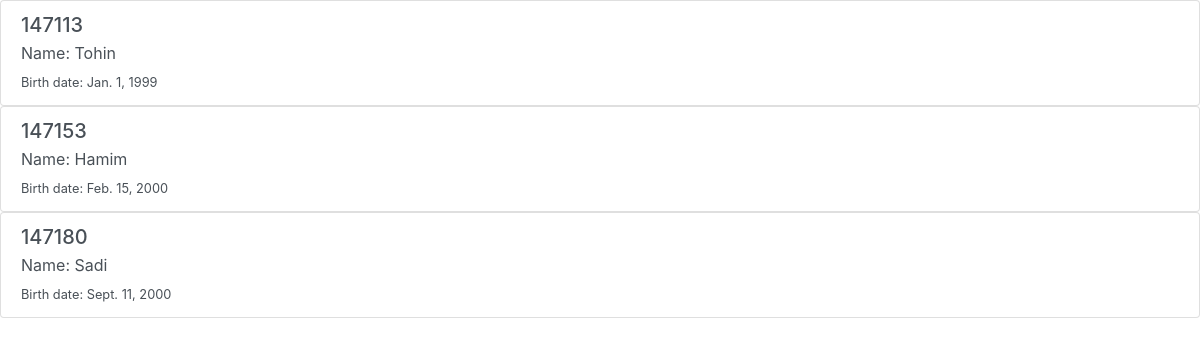
The page /all-student (signed in) on the database as committed earlier.
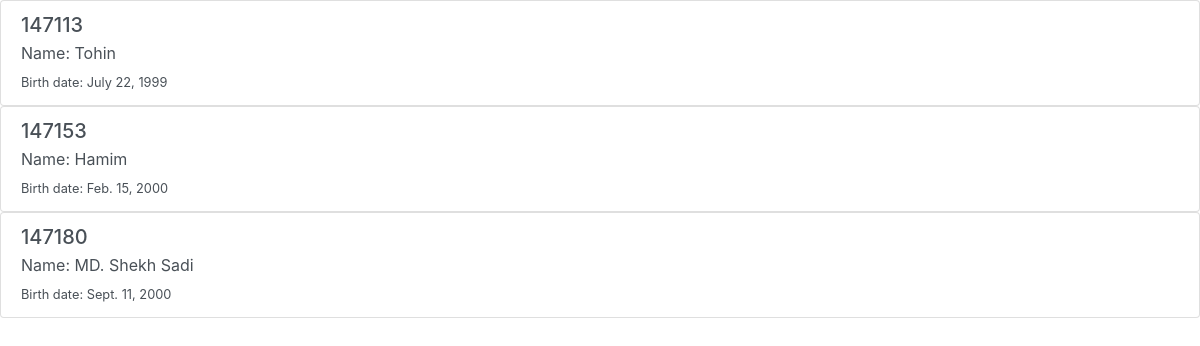
The same page on the database as committed later.
### studentapp/models.py (models this page shows, shortened)
class Student(models.Model):
    name = models.CharField(max_length=50)
    roll = models.IntegerField(primary_key=True, null=False, blank=False, unique=True)
    birth_date = models.DateField(null=False)
    shift = models.CharField(max_length=4, choices=shift_choose)
    session = models.CharField(max_length=15)

### studentapp/views.py (the view)
# urls.py: path("all-student", views.all_student, name="all-student"),
@staff_member_required
def all_student(request):
    all_s = Student.objects.all()
    return render(request, "all_student.html", {'student_list': all_s})

### template/all_student.html (shortened to what this page needs)
<!DOCTYPE html>
<html lang="en">
<head>
    <link rel="stylesheet" href="https://cdn.jsdelivr.net/npm/bootstrap@4.0.0/dist/css/bootstrap.min.css">
</head>
<body>
    {% for student in student_list %}
        <div class="list-group">
            <a href="{% url 'student-details' student.roll %}" class="list-group-item list-group-item-action flex-column align-items-start">
                <div class="d-flex w-100 justify-content-between">
                <h5 class="mb-1">{{ student.roll }}</h5>
                </div>
                <p class="mb-1">Name: {{ student.name }}</p>
                <small>Birth date: {{ student.birth_date }}</small>
            </a>
        </div>
    {% endfor %}
</body>
</html>

Rows that differ between the two databases and show on the page:
changed Student "Tohin": birth_date "Jan. 1, 1999" → "July 22, 1999"
changed Student id 147180: name "Sadi" → "MD. Shekh Sadi"
